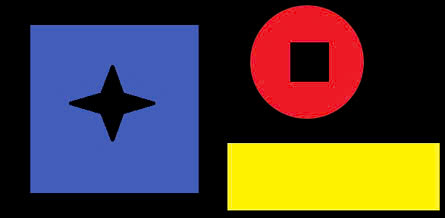
#> input picture img/contour.jpg, 445 x 218 px, found by its file name
$ python contour.py
#> lines starting #> are read from the running program, lines starting #| are printed output that depends on the picture; after the words box and inside, x2 and y2 are one past the last pixel; in counts of white or black regions, pixels touching at a corner belong together; long printed decimals are rounded
import cv2
import numpy as np

# Đọc ảnh
img = cv2.imread("L:\\NNLT_Python\\Xu-li-anh\\img\\contour.jpg")
#> img is the input picture: shape (218, 445, 3); mean B, G, R 55.2, 63.6, 77
gray = cv2.cvtColor(img, cv2.COLOR_BGR2GRAY)
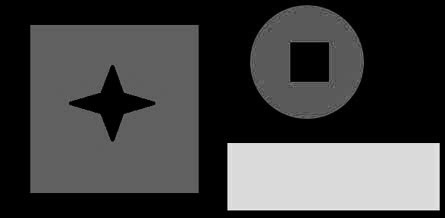
#> gray: shape (218, 445); min 0, max 240, mean 66.7
blurred = cv2.GaussianBlur(gray, (5, 5), 0)

# Hàm Auto Canny để tính toán các ngưỡng tự động
def auto_canny(image, sigma=0.33):
#> called with sigma = 0.33
    v = np.median(image)
#> v = 68
    lower = int(max(0, (1.0 - sigma) * v))
#> lower = 45
    upper = int(min(255, (1.0 + sigma) * v))
#> upper = 90
    edges = cv2.Canny(image, lower, upper)
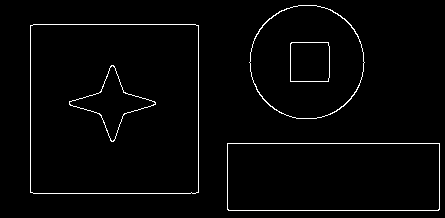
#> edges: shape (218, 445); 2.1% white in thin lines or dots, all inside (x1, y1, x2, y2) = (30, 5, 440, 211)
    return edges

auto_canny_edges = auto_canny(blurred)

# Tìm các đường viền (contours)
contours, _ = cv2.findContours(auto_canny_edges.copy(), cv2.RETR_EXTERNAL, cv2.CHAIN_APPROX_SIMPLE)
#> contours = 3 contours; box (x1, y1, x2, y2) and area: (30, 24, 199, 194) 28381, (227, 143, 440, 211) 14203, (249, 5, 365, 119) 10215

# Tạo bản sao ảnh để vẽ các đường viền
copied_img = img.copy()

# Lặp qua các contour và tính toán thông tin
for i, contour in enumerate(contours):
    # Lọc các contour quá nhỏ hoặc rỗng
    area = cv2.contourArea(contour)
    if area < 100:  # Loại bỏ contour có diện tích quá nhỏ
        continue

    perimeter = cv2.arcLength(contour, True)

    # Tìm tâm (centroid) của contour
    M = cv2.moments(contour)
    if M["m00"] != 0:
        cX = int(M["m10"] / M["m00"])
        cY = int(M["m01"] / M["m00"])
    else:
        cX, cY = 0, 0

    # In ra chu vi, diện tích và tọa độ tâm trên console
    print(f"Contour {i + 1}:")
    print(f" - Area: {area}")
    print(f" - Perimeter: {perimeter}")
    print(f" - Center: ({cX}, {cY})\n")

    # Vẽ tâm lên ảnh
    cv2.circle(copied_img, (cX, cY), 5, (0, 0, 255), -1)  # Chấm đỏ tại tâm mỗi contour
#> this loop made 3 passes
#> (area, perimeter, cX, cY) on passes 1 to 3: (14203, 556.8, 333, 176), (28381, 672.5, 113, 108), (10215, 378.7, 306, 61)
#| Contour 1:
#|  - Area: 14203.0
#|  - Perimeter: 556.828
#|  - Center: (333, 176)
#| Contour 2:
#|  - Area: 28381.0
#|  - Perimeter: 672.485
#|  - Center: (113, 108)
#| Contour 3:
#|  - Area: 10215.0
#> (further printed lines are left out)
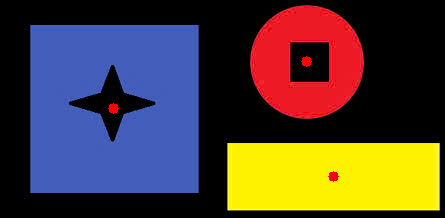
#> copied_img: shape (218, 445, 3); 0.25% of pixels changed, all inside (x1, y1, x2, y2) = (108, 56, 339, 182)

# Vẽ các đường viền lên ảnh
cv2.drawContours(copied_img, contours, -1, (255, 255, 0), 2)
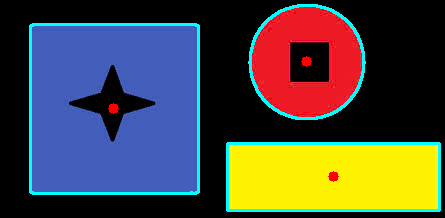
#> copied_img: shape (218, 445, 3); 5.07% of pixels changed, all inside (x1, y1, x2, y2) = (29, 4, 441, 212)

# Hiển thị ảnh với các đường viền và tâm
cv2.imshow("Contours with Centroids", copied_img)
cv2.waitKey(0)
cv2.destroyAllWindows()
